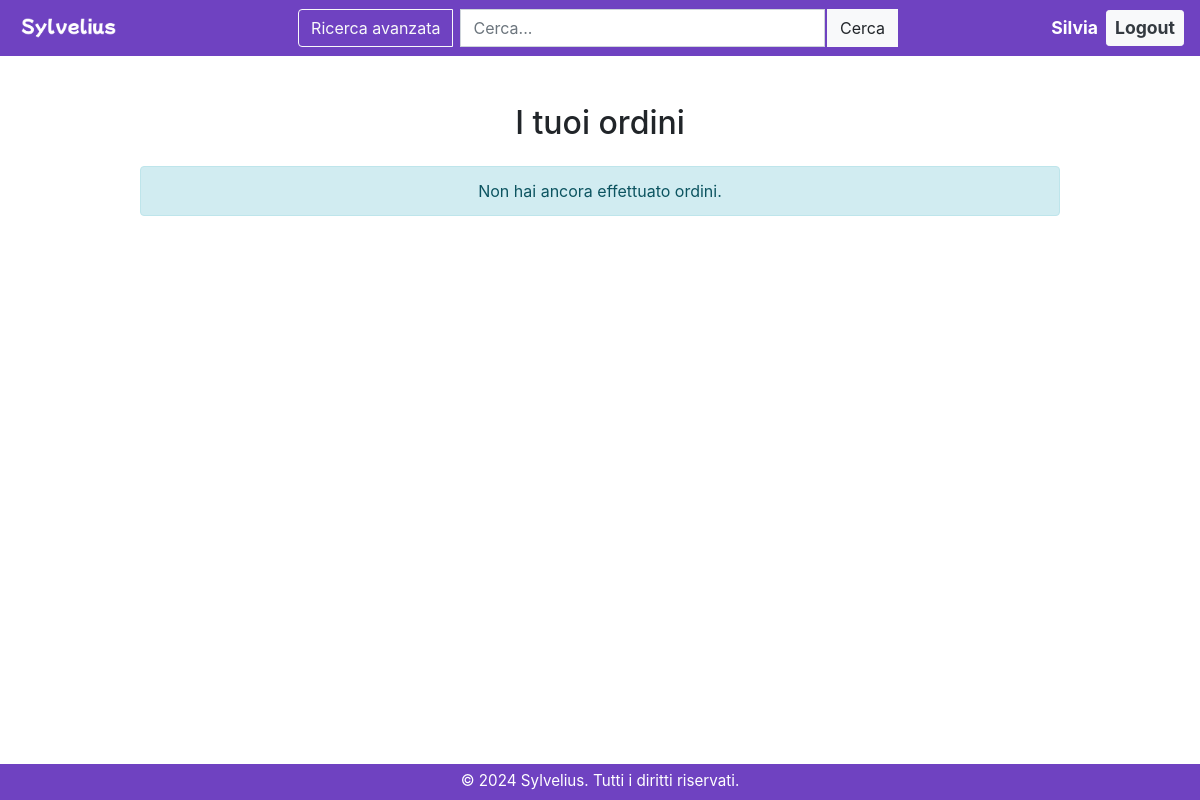
/account/profile/ordini/ (signed in), run on an earlier commit of the app's database.
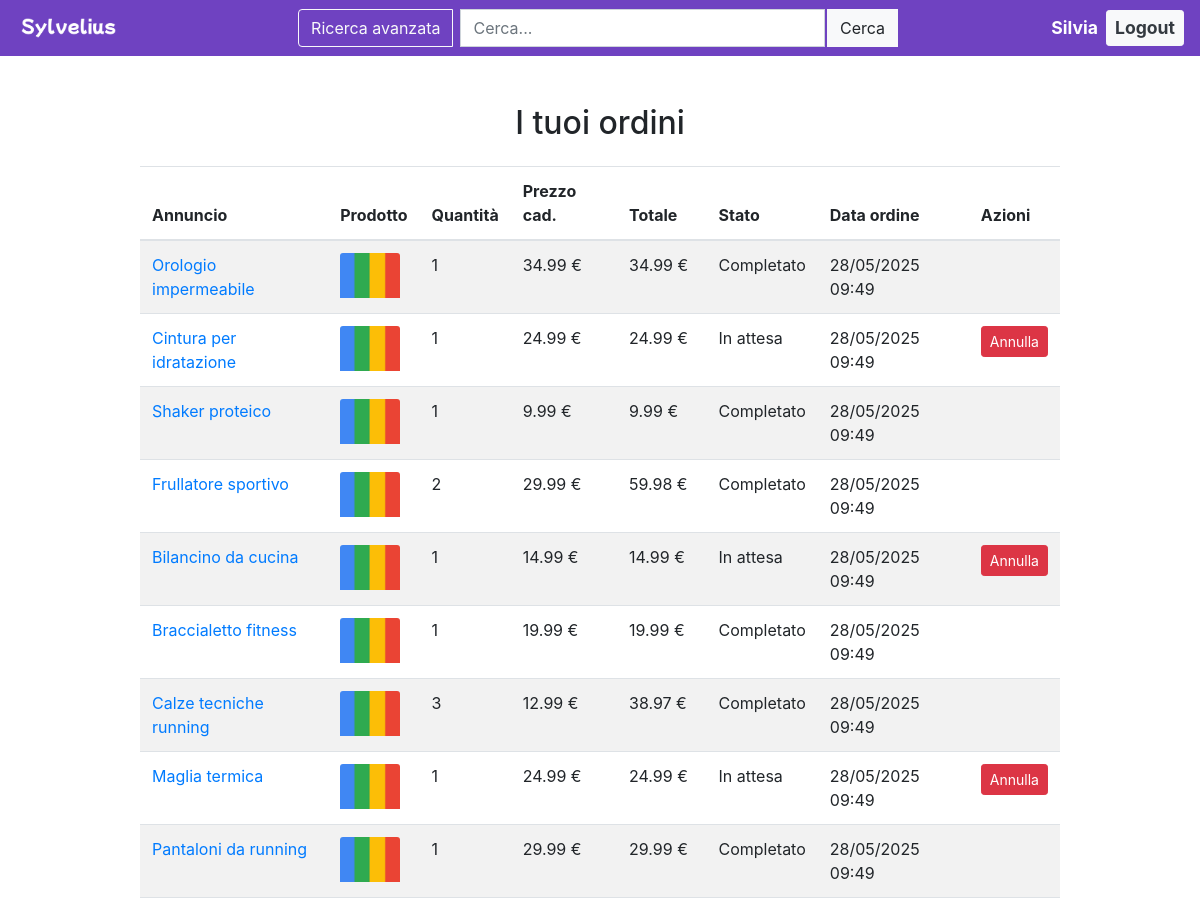
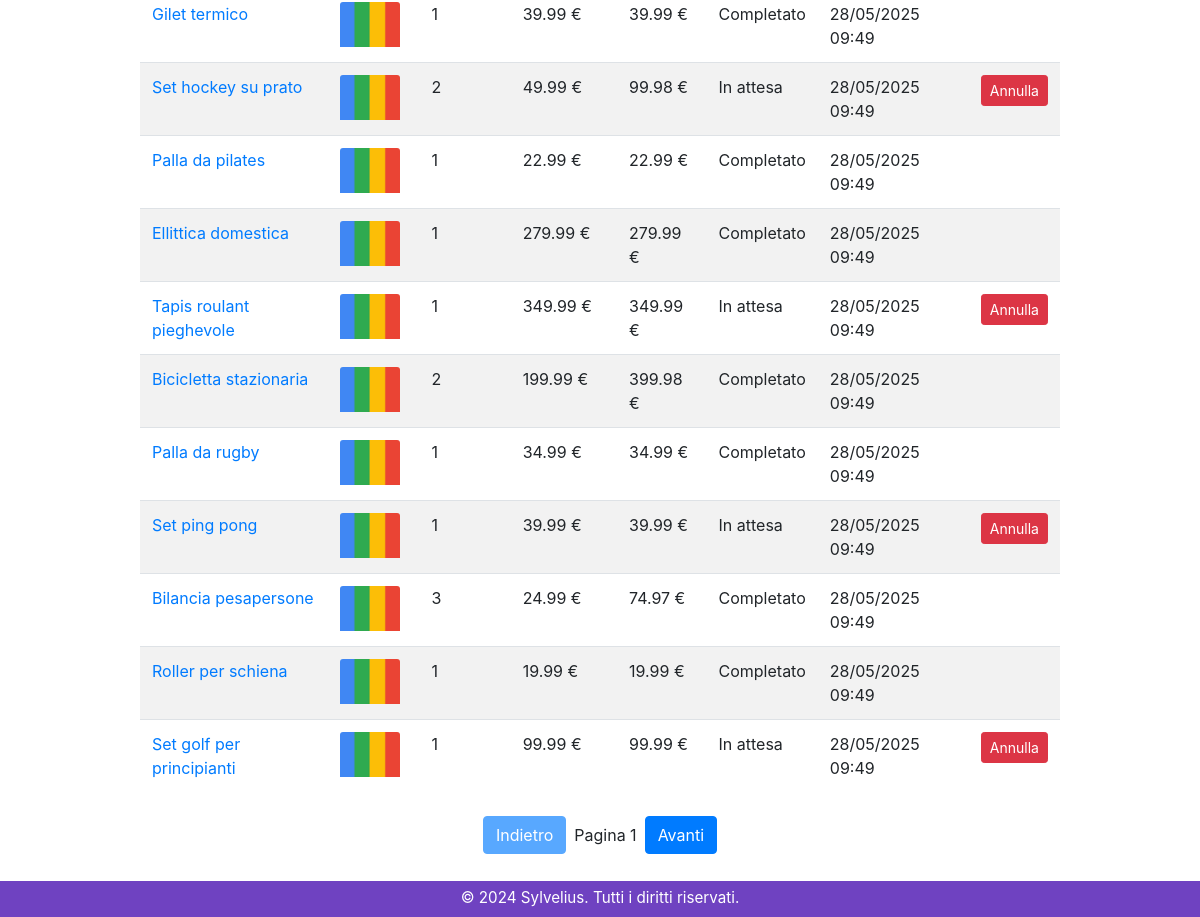
And on a later commit of the database (2 pictures, top to bottom).
### sylvelius/models.py (models this page shows, shortened)
class Ordine(models.Model):
    utente = models.ForeignKey('auth.User', on_delete=models.CASCADE, related_name='ordini')
    prodotto = models.ForeignKey(Prodotto, on_delete=models.CASCADE, related_name='ordini')
    quantita = models.PositiveIntegerField()
    stato = models.CharField(max_length=20, choices=[('in attesa', 'In attesa'), ('completato', 'Completato')], default='in attesa')
    data_ordine = models.DateTimeField(auto_now_add=True)
    luogo_consegna = models.CharField(max_length=255, blank=True, null=True)
    @property
    def totale(self):
        return self.prodotto.prezzo * self.quantita

class Prodotto(models.Model):
    nome = models.CharField(max_length=255)
    descrizione_breve = models.CharField(max_length=255, blank=True, null=True)
    descrizione = models.TextField(blank=True, null=True)
    prezzo = models.DecimalField(max_digits=10, decimal_places=2)
    tags = models.ManyToManyField(Tag, related_name='prodotti', blank=True)

### sylvelius/views.py (the view)
# urls.py: path("account/profile/ordini/", views.ProfiloOrdiniPageView.as_view(), name="profile_ordini"),
class ProfiloOrdiniPageView(LoginRequiredMixin, TemplateView):
    template_name = "sylvelius/profile_ordini.html"
    login_url = reverse_lazy('sylvelius:login')
    def get_context_data(self, **kwargs):
        context = super().get_context_data(**kwargs)
        utente = self.request.user
        context['user'] = utente
        ordini_list = Ordine.objects.filter(utente=utente).order_by('-data_ordine')
        paginator = Paginator(ordini_list, 20)  # 20 ordini per pagina
        page_number = self.request.GET.get('page')
        page_obj = paginator.get_page(page_number)
        context['ordini'] = page_obj.object_list
        context['page'] = page_obj.number
        context['has_next'] = page_obj.has_next()
        context['has_previous'] = page_obj.has_previous()
        context['request'] = self.request
        return context

### sylvelius/templates/sylvelius/profile_ordini.html (shortened to what this page needs)
{% extends "sylvelius/home.html" %}
{% load static %}
{% block middle %}
<div class="container mt-5 mb-5">
    <div class="row justify-content-center">
        <div class="col-md-10">
            <h2 class="mb-4">I tuoi ordini</h2>
            {% if ordini %}
                <table class="table table-striped">
                    <thead>
                        <tr>
                            <th>Annuncio</th>
                            <th>Prodotto</th>
                            <th>Quantità</th>
                            <th>Prezzo cad.</th>
                            <th>Totale</th>
                            <th>Stato</th>
                            <th>Data ordine</th>
                            <th>Azioni</th>
                        </tr>
                    </thead>
                    <tbody>
                        {% for ordine in ordini %}
                        <tr>
                            <td>
                                {% if ordine.prodotto.annunci.is_published %}
                                    <a href="{% url 'sylvelius:dettagli_annuncio' ordine.prodotto.annunci.id %}">
                                        {{ ordine.prodotto.nome }}
                                    </a>
                                {% else %}
                                    {{ ordine.prodotto.nome }}
                                {% endif %}
                            </td>
                            <td>
                                <img
                                data-prodotto-id="{{ ordine.prodotto.id }}"
                                class="card-img-top immagine-asincrona"
                                alt="{{ ordine.prodotto.nome }}"
                                style="max-width: 60px; max-height: 60px;"
                                src="{% static 'img/default_loading.png' %}"
                            >
                            </td>
                            <td>{{ ordine.quantita }}</td>
                            <td>{{ ordine.prodotto.prezzo }} €</td>
                            <td>{{ ordine.totale }} €</td>
                            <td>{{ ordine.stato|capfirst }}</td>
                            <td>{{ ordine.data_ordine|date:"d/m/Y H:i" }}</td>
                            <td>
                                {% if ordine.stato != "completato" %}
                                    <a  class="btn btn-danger btn-sm">Annulla</a>
                                {% endif %}
                            </td>
                        </tr>
                        {% endfor %}
                    </tbody>
                </table>
                {% include "_btn_paginazione.html" %}
            {% else %}
                <div class="alert alert-info">Non hai ancora effettuato ordini.</div>
            {% endif %}
        </div>
    </div>
</div>
{% endblock %}

### sylvelius/templates/sylvelius/home.html (shortened to what this page needs)
{% extends "base.html" %}
{% load static %}
{% block sign_in_sign_up %}
    {% include "_btn_toprightbuttons.html" %}
{% endblock %}

### templates/base.html (shortened to what this page needs)
<!DOCTYPE html>
<html>
<head>
    {% load static %}
    <link rel="stylesheet" href="https://cdn.jsdelivr.net/npm/bootstrap@4.6.1/dist/css/bootstrap.min.css">
    <link rel="stylesheet" href="https://cdn.jsdelivr.net/npm/bootstrap-icons@1.10.5/font/bootstrap-icons.css">
    <link rel="stylesheet" href="{% static 'css/base.css' %}">
    <nav class="navbar navbar-expand-lg" style="background-color: #6f42c1;">
            <a class="navbar-brand text-white d-flex align-items-center" href="{% url 'sylvelius:home' %}" style="font-family: 'Copperplate', 'Copperplate Gothic Light', fantasy; font-size: 1.1rem; font-weight: bold;">
                <img src="{% static 'img/splash_art.png' %}" width="105" height="30" class="d-inline-block align-top mr-2" alt="Favicon">
            </a>
            <div class="d-flex justify-content-center flex-grow-1 position-relative" style="z-index: 1100;">
                <form id="search-form" class="form-inline d-flex justify-content-center w-100" method="get" style="max-width: 600px; width: 100%;">
                    <div class="input-group w-100 position-relative">
                        <div class="input-group-prepend">
                            <button class="btn btn-outline-light mr-2" type="button" id="advanced-search-toggle">Ricerca avanzata</button>
                        </div>
                        <input id="search-input" class="form-control" type="search" placeholder="Cerca..." aria-label="Cerca" name="q" autocomplete="off">
                        <div class="input-group-append">
                            <button class="btn btn-light" type="submit" style="margin-left: 3px;">Cerca</button>
                        </div>
                    </div>
                </form>
            </div>
            {% block sign_in_sign_up %}{% endblock %}
        </nav>
</head>
<body>
    <center>
        {% block middle %}{% endblock %}
    </center>
<footer class="footer fixed-bottom py-2" style="background-color: #6f42c1; line-height: 1; height: 36px;">
    <center>
        <div class="container text-center p-0 m-0">
            <span class="text-white" style="font-size: 0.95rem;">© 2024 Sylvelius. Tutti i diritti riservati.</span>
        </div>
    </center>
</footer>
</body>
</html>

### templates/_btn_toprightbuttons.html (shortened to what this page needs)
<div class="ml-auto d-flex align-items-center">
    {% if user.is_authenticated %}
        <a href="{% url 'sylvelius:profile' %}" class="text-white mr-2" id="profileBtn" style="background: none; border: none; font-size: 1.1rem; font-weight: bold; cursor: pointer; text-decoration: none;">{{ user.username }}</a>
        {% include "_btn_logout.html"%}
    {% endif %}
</div>

### templates/_btn_logout.html (shortened to what this page needs)
<form method="post" action="{% url 'sylvelius:logout' %}" class="mb-0">
    <button type="submit" class="btn btn-light btn-sm font-weight-bold text-dark" style="font-size: 1.1rem;">
        Logout
    </button>
</form>

### templates/_btn_paginazione.html (shortened to what this page needs)
<div class="col-12 d-flex justify-content-center mt-4" style="margin-bottom: 15px;">
    <form method="get" class="me-2">
        <button type="submit" name="page" value="{{ page|add:'-1' }}" class="btn btn-primary"
            {% if page <= 1 %}disabled{% endif %}>
            Indietro
        </button>
    </form>
    <div class="align-self-center mx-2">
        Pagina {{ page }}
    </div>
    <form method="get">
        <button type="submit" name="page" value="{{ page|add:'1' }}" class="btn btn-primary"
            {% if not has_next %}disabled{% endif %}>
            Avanti
        </button>
    </form>
</div>

### static/css/base.css (style rules this page uses)
#search-form { position: relative; z-index: 1500; }

What changed in the data, as far as the page shows it:
added Ordine: prodotto.nome "Orologio impermeabile", quantita "1", prodotto.prezzo "34.99", totale "34.99", stato "Completato", data_ordine "28/05/2025 09:49"
added Ordine: prodotto.nome "Cintura per idratazione", quantita "1", prodotto.prezzo "24.99", totale "24.99", stato "In attesa", data_ordine "28/05/2025 09:49", shows "Annulla"
added Ordine: prodotto.nome "Shaker proteico", quantita "1", prodotto.prezzo "9.99", totale "9.99", stato "Completato", data_ordine "28/05/2025 09:49"
added Ordine: prodotto.nome "Frullatore sportivo", quantita "2", prodotto.prezzo "29.99", totale "59.98", stato "Completato", data_ordine "28/05/2025 09:49"
added Ordine: prodotto.nome "Bilancino da cucina", quantita "1", prodotto.prezzo "14.99", totale "14.99", stato "In attesa", data_ordine "28/05/2025 09:49", shows "Annulla"
added Ordine: prodotto.nome "Braccialetto fitness", quantita "1", prodotto.prezzo "19.99", totale "19.99", stato "Completato", data_ordine "28/05/2025 09:49"
added Ordine: prodotto.nome "Calze tecniche running", quantita "3", prodotto.prezzo "12.99", totale "38.97", stato "Completato", data_ordine "28/05/2025 09:49"
added Ordine: prodotto.nome "Maglia termica", quantita "1", prodotto.prezzo "24.99", totale "24.99", stato "In attesa", data_ordine "28/05/2025 09:49", shows "Annulla"
added Ordine: prodotto.nome "Pantaloni da running", quantita "1", prodotto.prezzo "29.99", totale "29.99", stato "Completato", data_ordine "28/05/2025 09:49"
added Ordine: prodotto.nome "Gilet termico", quantita "1", prodotto.prezzo "39.99", totale "39.99", stato "Completato", data_ordine "28/05/2025 09:49"
added Ordine: prodotto.nome "Set hockey su prato", quantita "2", prodotto.prezzo "49.99", totale "99.98", stato "In attesa", data_ordine "28/05/2025 09:49", shows "Annulla"
added Ordine: prodotto.nome "Palla da pilates", quantita "1", prodotto.prezzo "22.99", totale "22.99", stato "Completato", data_ordine "28/05/2025 09:49"
added Ordine: prodotto.nome "Ellittica domestica", quantita "1", prodotto.prezzo "279.99", totale "279.99", stato "Completato", data_ordine "28/05/2025 09:49"
added Ordine: prodotto.nome "Tapis roulant pieghevole", quantita "1", prodotto.prezzo "349.99", totale "349.99", stato "In attesa", data_ordine "28/05/2025 09:49", shows "Annulla"
added Ordine: prodotto.nome "Bicicletta stazionaria", quantita "2", prodotto.prezzo "199.99", totale "399.98", stato "Completato", data_ordine "28/05/2025 09:49"
added Ordine: prodotto.nome "Palla da rugby", quantita "1", prodotto.prezzo "34.99", totale "34.99", stato "Completato", data_ordine "28/05/2025 09:49"
added Ordine: prodotto.nome "Set ping pong", quantita "1", prodotto.prezzo "39.99", totale "39.99", stato "In attesa", data_ordine "28/05/2025 09:49", shows "Annulla"
added Ordine: prodotto.nome "Bilancia pesapersone", quantita "3", prodotto.prezzo "24.99", totale "74.97", stato "Completato", data_ordine "28/05/2025 09:49"
added Ordine: prodotto.nome "Roller per schiena", quantita "1", prodotto.prezzo "19.99", totale "19.99", stato "Completato", data_ordine "28/05/2025 09:49"
added Ordine: prodotto.nome "Set golf per principianti", quantita "1", prodotto.prezzo "99.99", totale "99.99", stato "In attesa", data_ordine "28/05/2025 09:49", shows "Annulla"
Also different on the page:
{{ page }}: (not shown) → "1"
text no longer shown: "Non hai ancora effettuato ordini."
text now shown: "Annuncio Prodotto Quantità Prezzo cad. Totale Stato Data ordine Azioni Indietro Pagina Avanti"
